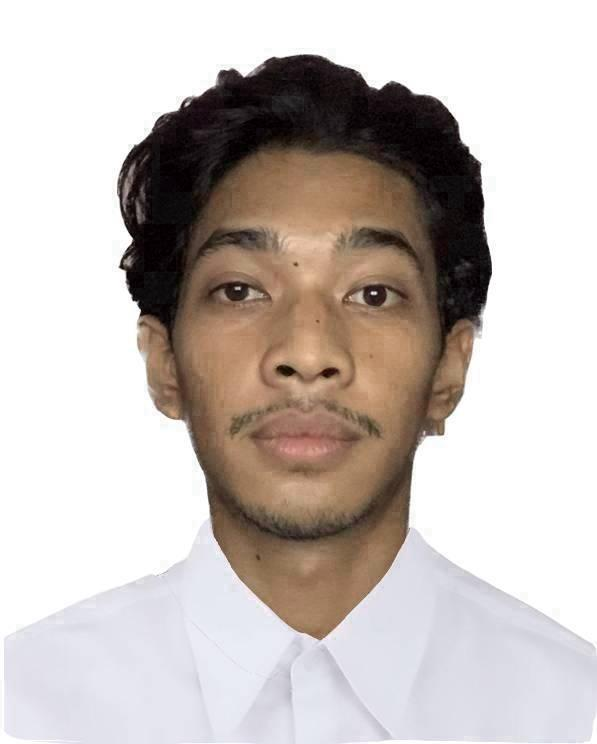
#> input picture images/amree.jpg, 597 x 744 px, given in place of bird.jpg, which was not available
$ python 1.2.2.py
#> lines starting #> are read from the running program, lines starting #| are printed output that depends on the picture; pictures that were not available may be replaced by others from this repository, and a replacement may not be noted
import cv2
import os

# อ่านไฟล์ภาพโดยใช้ cv2
image1 = cv2.imread("../images/bird.jpg", cv2.IMREAD_GRAYSCALE)
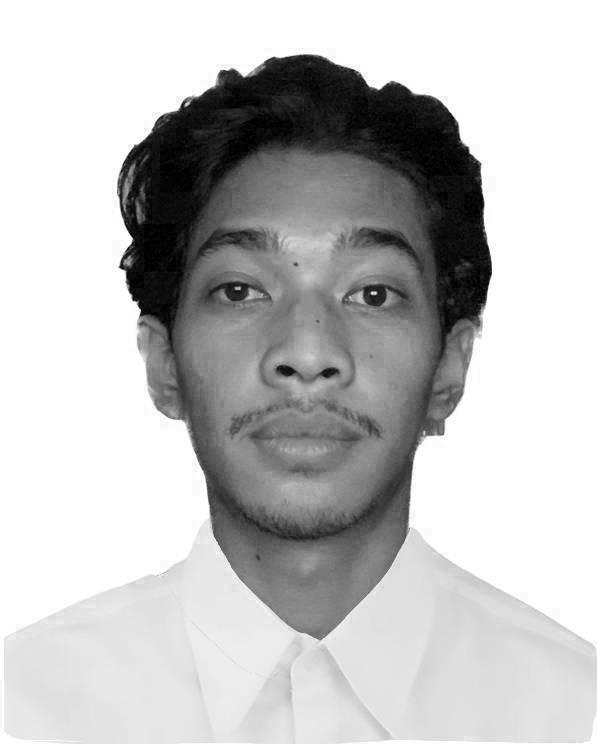
#> image1: shape (744, 597); min 0, max 255, mean 192.6
image2 = cv2.imread("../images/galaxy.jpg", cv2.IMREAD_GRAYSCALE)
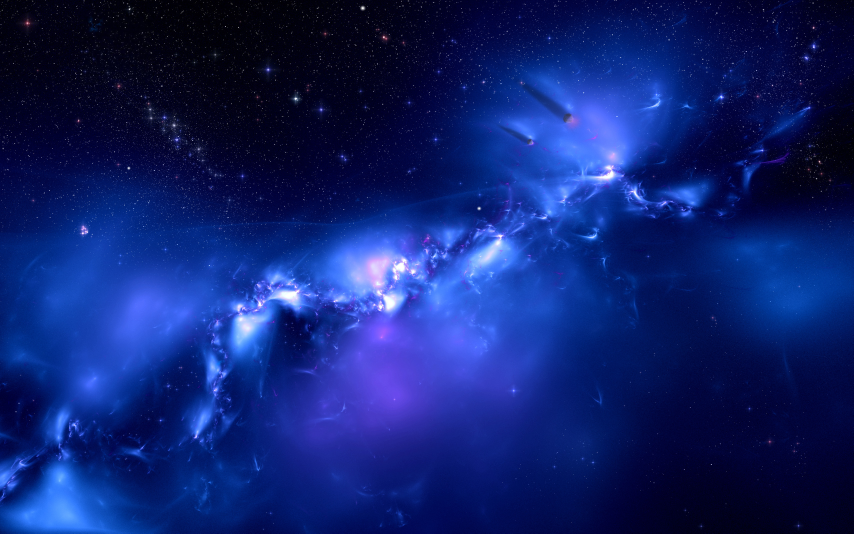
#> input picture images/galaxy.jpg, 2560 x 1600 px (shown at 1/3 size)
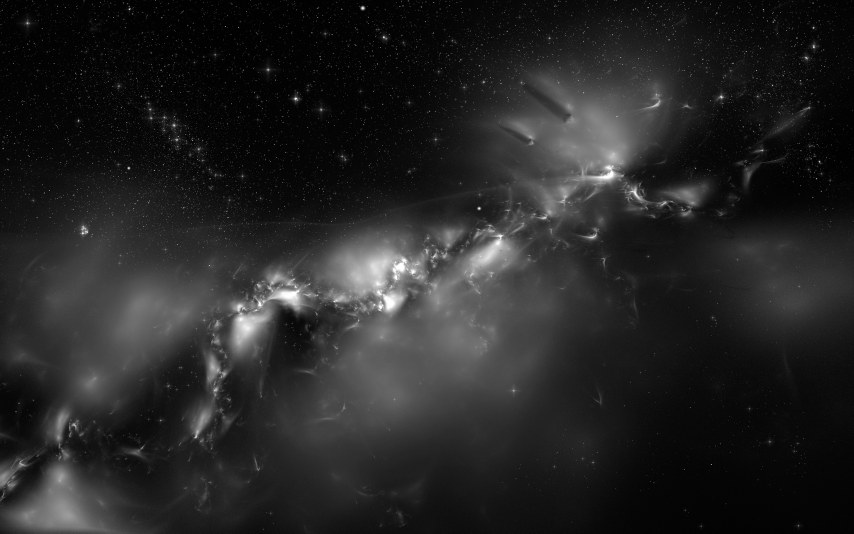
#> image2: shape (1600, 2560) (shown at 1/3 size); min 0, max 255, mean 37
image2 = cv2.resize(image2, (image1.shape[1], image1.shape[0]))
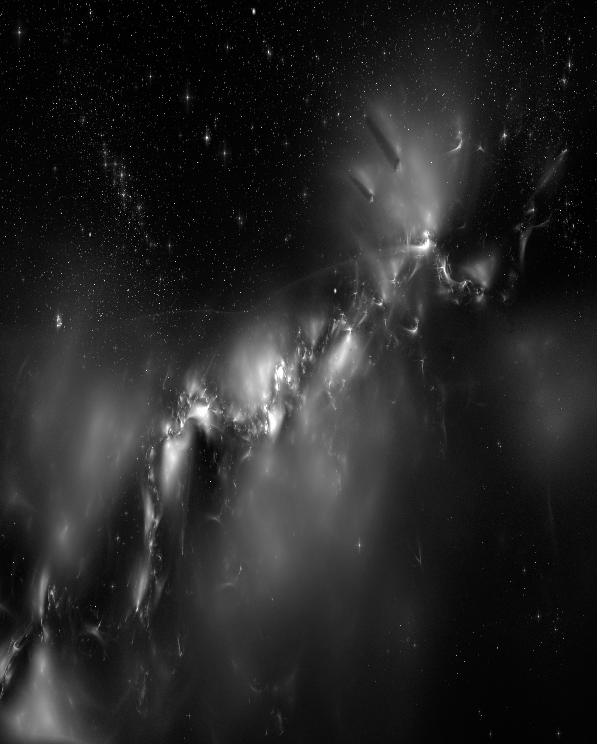
#> image2: shape (744, 597); min 0, max 255, mean 36.8

# ตรวจสอบว่า ภาพถูกอ่านสำเร็จหรือไม่
if image1 is None or image2 is None:
    print("Error: Image(s) not found.")
    exit()

# check ขนาดของทั้งสองไฟล์
if image1.shape != image2.shape:
    print("Error: Images have different dimensions.")
    exit()


# กำหนด weight
weights = [0, 1]

# ทำการ add weight ด้วยค่าที่ได้กำหนดไว้
result = cv2.addWeighted(image1, weights[0], image2, weights[1], 0)

# สร้าง object สำหรับ video writer
output_file = os.path.expanduser("~/Desktop/added_images_video.mp4")
fps = 60.0
frame_width, frame_height = image1.shape[1], image1.shape[0]
#> frame_width = 597; frame_height = 744
fourcc = cv2.VideoWriter_fourcc(*'mp4v')
out = cv2.VideoWriter(output_file, fourcc, fps, (frame_width, frame_height), isColor=False)

# ตรวจสอบว่าทำการสร้าง video สำเร็จหรือไม่
if not out.isOpened():
    print("Error: Failed to create VideoWriter.")
    exit()

# กำหนดจำนวนเฟรม
num_frames = 200
# ลูป for เพื่อเพิ่มค่า i ทำให้ weight_image2 ค่อยๆเพิ่มขึ้นจน weight_image1 เหลือ 0
for i in range(num_frames):
    weight_image2 = i / num_frames

    weight_image1 = 1 - weight_image2

    # ทำการ add weight เรื่อยๆในทุกค่าของ i
    result = cv2.addWeighted(image1, weight_image1, image2, weight_image2, 0)

    # write ไฟล์
    out.write(result)

# จบการ write ด้วยฟังก์ชัน release()
out.release()

print(f"Video written to {output_file}")
